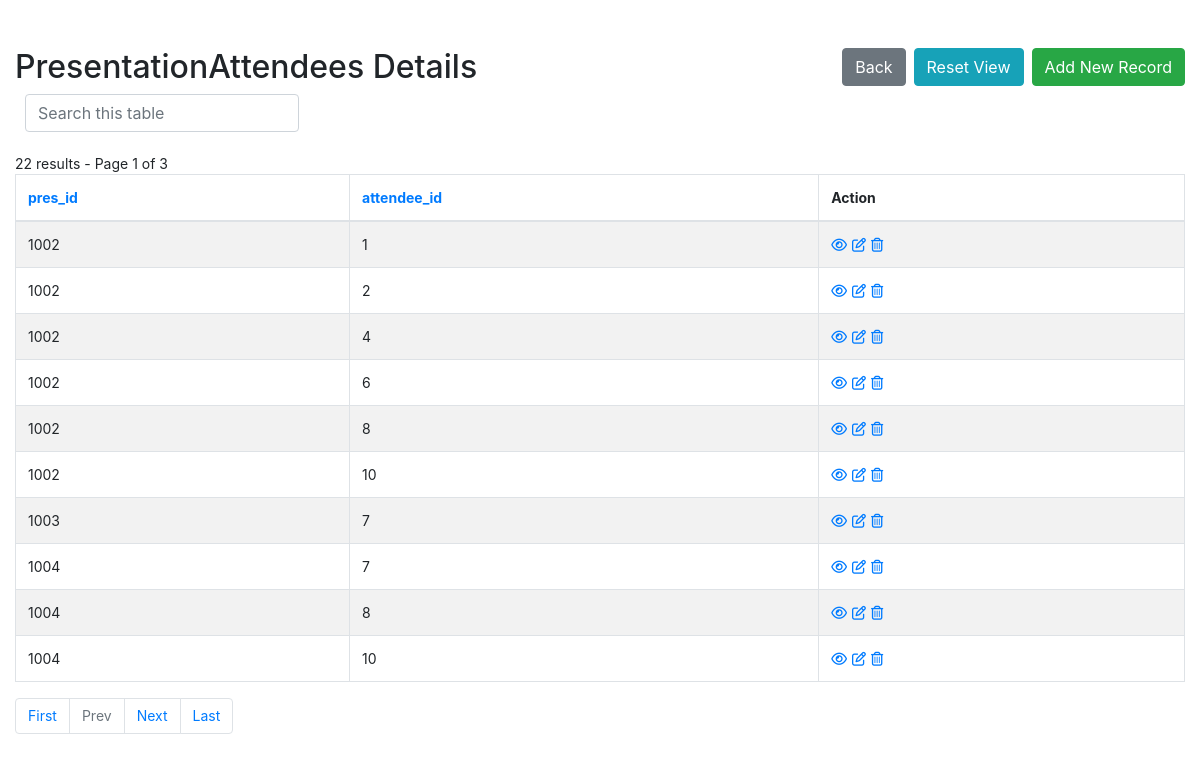
The app's page /admin/PresentationAttendees-index.php with its own data.
### tables this page shows
create table PresentationAttendees (
    pres_id int,
    attendee_id int,
    foreign key (pres_id) references Presentations(pres_id) on delete cascade,
    foreign key (attendee_id) references People(person_id) on delete cascade
);

### admin/config.php (called while the page is built, shortened)
<?php
$no_of_records_per_page = 10;
?>

### admin/PresentationAttendees-index.php (the view, shortened to what this page needs)
<!DOCTYPE html>
<html lang="en">
<head>
    <link rel="stylesheet" href="https://stackpath.bootstrapcdn.com/bootstrap/4.5.0/css/bootstrap.min.css">
</head>
<body>
    <section class="pt-5">
        <div class="container-fluid">
            <div class="row">
                <div class="col-md-12">
                    <div class="page-header clearfix">
                        <h2 class="float-left">PresentationAttendees Details</h2>
                        <a href="PresentationAttendees-create.php" class="btn btn-success float-right">Add New Record</a>
                        <a href="PresentationAttendees-index.php" class="btn btn-info float-right mr-2">Reset View</a>
                        <a href="index.php" class="btn btn-secondary float-right mr-2">Back</a>
                    </div>
                    <div class="form-row">
                        <form action="PresentationAttendees-index.php" method="get">
                        <div class="col">
                          <input type="text" class="form-control" placeholder="Search this table" name="search">
                        </div>
                    </div>
                    <br>
                    <?php
                    require_once "config.php";
                    $domain     = $_SERVER['HTTP_HOST'];
                    $script   = $_SERVER['SCRIPT_NAME'];
                    $parameters   = $_SERVER['QUERY_STRING'];
                    $protocol=strpos(strtolower($_SERVER['SERVER_PROTOCOL']),'https')
                                === FALSE ? 'http' : 'https';
                    $currenturl = $protocol . '://' . $domain. $script . '?' . $parameters;
                    if (isset($_GET['pageno'])) {
                        $pageno = $_GET['pageno'];
                    } else {
                        $pageno = 1;
                    }
                    $offset = ($pageno-1) * $no_of_records_per_page;
                    $total_pages_sql = "SELECT COUNT(*) FROM PresentationAttendees";
                    $result = mysqli_query($link,$total_pages_sql);
                    $total_rows = mysqli_fetch_array($result)[0];
                    $total_pages = ceil($total_rows / $no_of_records_per_page);
                    $sortBy = array('asc', 'desc'); $sort = 'desc';
                    $sql = "SELECT * FROM PresentationAttendees    LIMIT $offset, $no_of_records_per_page";
                    $count_pages = "SELECT * FROM PresentationAttendees";
                    if(!empty($_GET['search'])) {
                        $search = ($_GET['search']);
                        $sql = "SELECT * FROM PresentationAttendees
                            WHERE pres_id LIKE '%$search%'
                              OR attendee_id LIKE '%$search%'
                            LIMIT $offset, $no_of_records_per_page";
                        $count_pages = "SELECT * FROM PresentationAttendees
                        WHERE pres_id LIKE '%$search%'
                          OR attendee_id LIKE '%$search%'";
                    }
                    else {
                        $search = "";
                    }
                    if($result = mysqli_query($link, $sql)){
                        if(mysqli_num_rows($result) > 0){
                            if ($result_count = mysqli_query($link, $count_pages)) {
                               $total_pages = ceil(mysqli_num_rows($result_count) / $no_of_records_per_page);
                           }
                            $number_of_results = mysqli_num_rows($result_count);
                            echo " " . $number_of_results . " results - Page " . $pageno . " of " . $total_pages;
                            echo "<table class='table table-bordered table-striped'>";
                                echo "<thead>";
                                    echo "<tr>";
                                        echo "<th><a href=?search=$search&sort=&order=pres_id&sort=$sort>pres_id</th>";
										echo "<th><a href=?search=$search&sort=&order=attendee_id&sort=$sort>attendee_id</th>";
                                        echo "<th>Action</th>";
                                    echo "</tr>";
                                echo "</thead>";
                                echo "<tbody>";
                                while($row = mysqli_fetch_array($result)){
                                    echo "<tr>";
                                    echo "<td>" . $row['pres_id'] . "</td>";echo "<td>" . $row['attendee_id'] . "</td>";
                                        echo "<td>";
                                            echo "<a href='PresentationAttendees-read.php?person_id=". $row['p'] ."' title='View Record' data-toggle='tooltip'><i class='far fa-eye'></i></a>";
                                            echo "<a href='PresentationAttendees-update.php?person_id=". $row['p'] ."' title='Update Record' data-toggle='tooltip'><i class='far fa-edit'></i></a>";
                                            echo "<a href='PresentationAttendees-delete.php?person_id=". $row['p'] ."' title='Delete Record' data-toggle='tooltip'><i class='far fa-trash-alt'></i></a>";
                                        echo "</td>";
                                    echo "</tr>";
                                }
                                echo "</tbody>";
                            echo "</table>";
?>
                                <ul class="pagination" align-right>
                                <?php
                                    $new_url = preg_replace('/&?pageno=[^&]*/', '', $currenturl);
                                 ?>
                                    <li class="page-item"><a class="page-link" href="<?php echo $new_url .'&pageno=1' ?>">First</a></li>
                                    <li class="page-item <?php if($pageno <= 1){ echo 'disabled'; } ?>">
                                        <a class="page-link" href="<?php if($pageno <= 1){ echo '#'; } else { echo $new_url ."&pageno=".($pageno - 1); } ?>">Prev</a>
                                    </li>
                                    <li class="page-item <?php if($pageno >= $total_pages){ echo 'disabled'; } ?>">
                                        <a class="page-link" href="<?php if($pageno >= $total_pages){ echo '#'; } else { echo $new_url . "&pageno=".($pageno + 1); } ?>">Next</a>
                                    </li>
                                    <li class="page-item <?php if($pageno >= $total_pages){ echo 'disabled'; } ?>">
                                        <a class="page-item"><a class="page-link" href="<?php echo $new_url .'&pageno=' . $total_pages; ?>">Last</a>
                                    </li>
                                </ul>
<?php
                        } else{
                            echo "<p class='lead'><em>No records were found.</em></p>";
                        }
                    } else{
                        echo "ERROR: Could not able to execute $sql. " . mysqli_error($link);
                    }
                    ?>
                </div>
            </div>
        </div>
    </section>
</body>
</html>

### admin/PresentationAttendees-index.php (style rules this page uses)
.page-header h2 { margin-top: 0; }
table tr td:last-child a { margin-right: 5px; }
body { font-size: 14px; }

### records on screen
presentationattendees: pres "1002", attendee "1"
presentationattendees: pres "1002", attendee "2"
presentationattendees: pres "1002", attendee "4"
presentationattendees: pres "1002", attendee "6"
presentationattendees: pres "1002", attendee "8"
presentationattendees: pres "1002", attendee "10"
presentationattendees: pres "1003", attendee "7"
presentationattendees: pres "1004", attendee "7"
presentationattendees: pres "1004", attendee "8"
presentationattendees: pres "1004", attendee "10"

### other values on screen
$number_of_results "22"
$pageno "1"
$total_pages "3"
